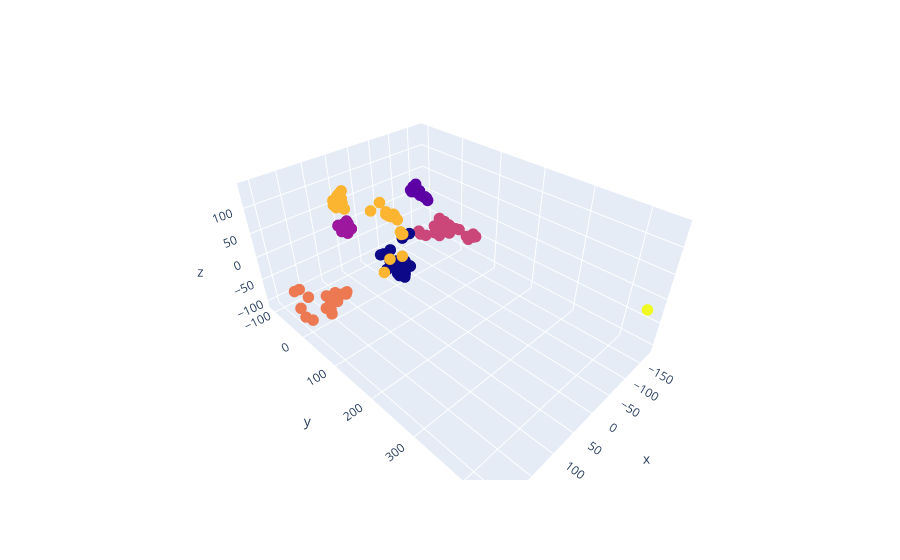

The code cell stored with this chart in its notebook:
### Code cell
fig = px.scatter_3d(None, x=principalDf['pc1'], y=principalDf['pc2'],
                    z=principalDf['pc3'], color = kmns_y)
fig.update_traces(marker=dict(size=4))
fig.update(layout_coloraxis_showscale=False)
fig.show()

### Figure 1 — Plotly figure (JSON) as saved in the notebook; plotly's stock layout.template omitted (floating-point values rounded to 4 significant figures; data arrays with more than 128 entries replaced by an {"elided": "..."} marker saying what was removed)
{"data": [{"hovertemplate": "x=%{x}<br>y=%{y}<br>z=%{z}<br>color=%{marker.color}<extra></extra>", "legendgroup": "", "marker": {"color": {"elided": "165 int values"}, "coloraxis": "coloraxis", "size": 4, "symbol": "circle"}, "mode": "markers", "name": "", "scene": "scene", "showlegend": false, "type": "scatter3d", "x": {"elided": "165 float values"}, "y": {"elided": "165 float values"}, "z": {"elided": "165 float values"}}], "layout": {"coloraxis": {"colorbar": {"title": {"text": "color"}}, "colorscale": [[0, "#0d0887"], [0.1111, "#46039f"], [0.2222, "#7201a8"], [0.3333, "#9c179e"], [0.4444, "#bd3786"], [0.5556, "#d8576b"], [0.6667, "#ed7953"], [0.7778, "#fb9f3a"], [0.8889, "#fdca26"], [1, "#f0f921"]], "showscale": false}, "legend": {"tracegroupgap": 0}, "margin": {"t": 60}, "scene": {"domain": {"x": [0, 1], "y": [0, 1]}, "xaxis": {"title": {"text": "x"}}, "yaxis": {"title": {"text": "y"}}, "zaxis": {"title": {"text": "z"}}}}}
